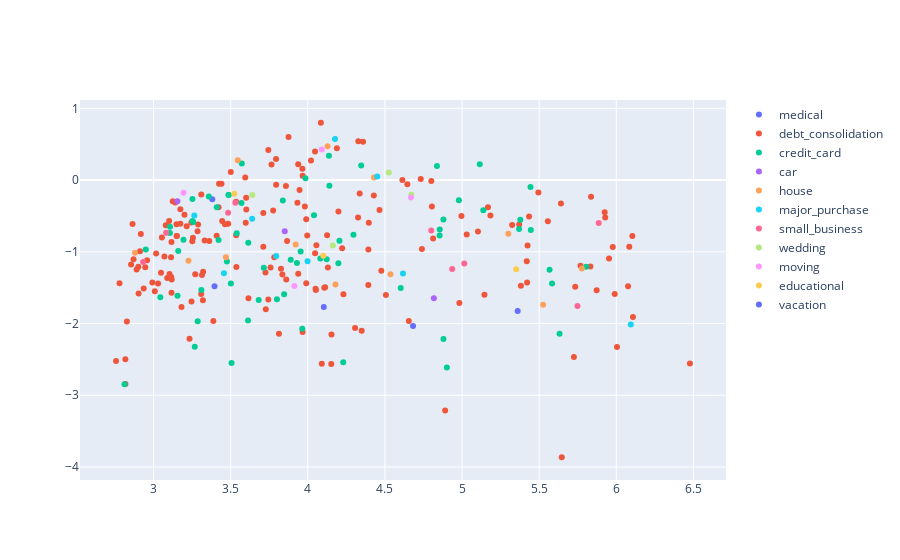

Here is the notebook cell this chart was saved with:
### Code cell
fig1 = go.Figure()
purposes = plotX["purpose"].unique()
for purp in purposes:
    cluster_purp = cluster1[cluster1["purpose"] == purp]
    fig1.add_trace(go.Scatter(
                    x = cluster_purp["PC1_2d"],
                    y = cluster_purp["PC2_2d"],
                    mode = "markers",
                    name = purp,
                    text = None))
fig1.show()

### Figure 1 — Plotly figure (JSON) as saved in the notebook; plotly's stock layout.template omitted (floating-point values rounded to 4 significant figures; data arrays with more than 128 entries replaced by an {"elided": "..."} marker saying what was removed)
{"data": [{"mode": "markers", "name": "medical", "type": "scatter", "x": [5.361, 3.395, 4.104, 3.381], "y": [-1.825, -1.481, -1.77, -0.2672]}, {"mode": "markers", "name": "debt_consolidation", "type": "scatter", "x": {"elided": "179 float values"}, "y": {"elided": "179 float values"}}, {"mode": "markers", "name": "credit_card", "type": "scatter", "x": [3.257, 5.138, 5.567, 2.812, 3.16, 4.14, 4.122, 5.37, 3.41, 3.985, 3.476, 3.964, 3.501, 4.137, 3.57, 4.346, 4.855, 2.95, 4.879, 5.444, 4.081, 3.847, 5.446, 4.837, 3.487, 4.23, 4.04, 3.8, 3.572, 3.286, 3.889, 3.614, 3.682, 3.486, 3.194, 4.205, 4.979, 3.267, 4.603, 3.044, 3.539, 5.115, 5.632, 4.198, 3.31, 5.378, 3.358, 5.584, 4.296, 5.805, 3.106, 3.954, 4.902, 3.252, 3.715, 3.93, 3.107, 3.838, 3.252, 3.421, 3.506, 3.613, 4.855, 3.155, 4.88], "y": [-0.5857, -0.4223, -1.252, -2.847, -0.9886, -0.08073, -1.103, -0.6836, -0.3783, 0.02567, -1.135, -2.071, -1.443, 0.3377, -0.3207, 0.2017, -0.7735, -0.9672, -0.5481, -0.09679, -1.094, -1.591, -0.696, 0.1954, -0.2095, -2.539, -0.4922, -1.66, 0.2297, -1.97, -1.111, -0.8749, -1.673, -0.209, -0.8327, -0.8451, -0.2808, -2.325, -1.504, -1.634, -0.7425, 0.2189, -2.144, -1.16, -1.533, -0.5539, -0.2295, -1.443, -0.7629, -1.209, -0.7391, -0.995, -2.615, -0.2649, -1.222, -1.155, -0.6523, -0.2838, -0.5694, -0.8369, -2.551, -1.956, -0.6906, -1.614, -2.217]}, {"mode": "markers", "name": "car", "type": "scatter", "x": [3.155, 4.817, 3.851], "y": [-0.2948, -1.647, -0.7145]}, {"mode": "markers", "name": "house", "type": "scatter", "x": [3.546, 4.429, 4.536, 3.469, 4.128, 3.227, 5.777, 5.526, 3.922, 2.88, 4.179, 5.3], "y": [0.2745, 0.03488, -1.315, -1.077, 0.4726, -1.124, -1.232, -1.738, -0.8993, -1.013, -1.458, -0.7501]}, {"mode": "markers", "name": "major_purchase", "type": "scatter", "x": [4.617, 4.176, 3.795, 3.999, 3.639, 4.45, 6.094, 3.264, 3.456], "y": [-1.302, 0.5719, -1.058, -1.133, -0.5393, 0.04841, -2.013, -0.4924, -1.299]}, {"mode": "markers", "name": "small_business", "type": "scatter", "x": [3.483, 3.53, 2.933, 5.749, 4.801, 5.015, 5.886, 4.936, 3.082], "y": [-0.457, -0.3181, -1.143, -1.754, -0.7016, -1.165, -0.5996, -1.239, -0.7357]}, {"mode": "markers", "name": "wedding", "type": "scatter", "x": [4.525, 4.671, 4.162, 3.641], "y": [0.1038, -0.2037, -0.9132, -0.2077]}, {"mode": "markers", "name": "moving", "type": "scatter", "x": [3.913, 4.669, 4.091, 3.195], "y": [-1.477, -0.2434, 0.427, -0.1769]}, {"mode": "markers", "name": "educational", "type": "scatter", "x": [5.351, 4.1, 3.523], "y": [-1.243, -1.054, -0.1907]}, {"mode": "markers", "name": "vacation", "type": "scatter", "x": [4.682], "y": [-2.036]}], "layout": {}}
